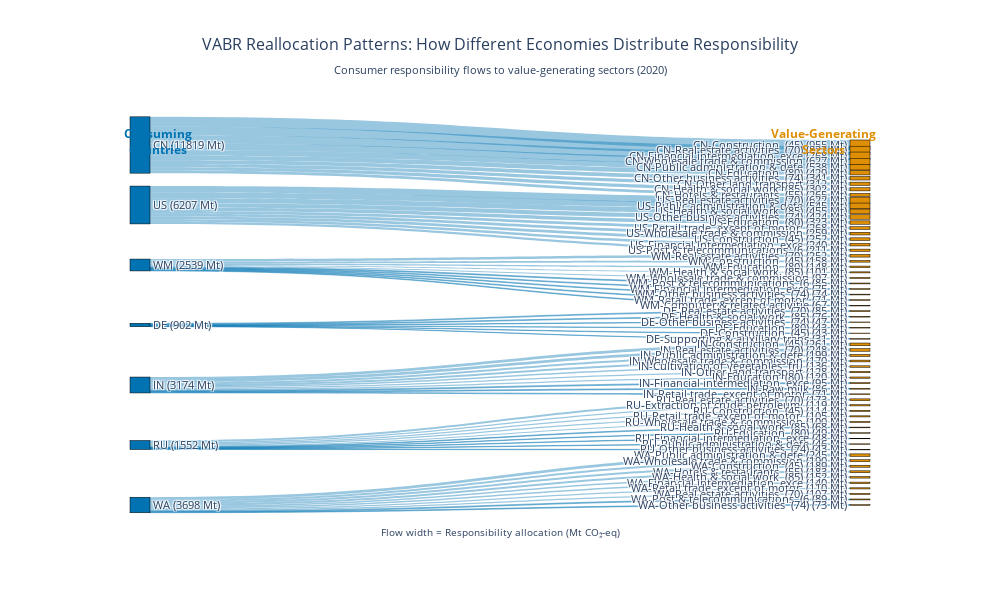

Source (notebook cell):
### Code cell
fig = create_vabr_methodology_sankey(flows_df)
fig.show()

### Figure 1 — Plotly figure (JSON) as saved in the notebook; plotly's stock layout.template omitted (floating-point values rounded to 4 significant figures)
{"data": [{"link": {"color": ["rgba(1,115,178,0.4)", "rgba(1,115,178,0.4)", "rgba(1,115,178,0.4)", "rgba(1,115,178,0.4)", "rgba(1,115,178,0.4)", "rgba(1,115,178,0.4)", "rgba(1,115,178,0.4)", "rgba(1,115,178,0.4)", "rgba(1,115,178,0.4)", "rgba(1,115,178,0.4)", "rgba(1,115,178,0.4)", "rgba(1,115,178,0.4)", "rgba(1,115,178,0.4)", "rgba(1,115,178,0.4)", "rgba(1,115,178,0.4)", "rgba(1,115,178,0.4)", "rgba(1,115,178,0.4)", "rgba(1,115,178,0.4)", "rgba(1,115,178,0.4)", "rgba(1,115,178,0.4)", "rgba(1,115,178,0.4)", "rgba(1,115,178,0.4)", "rgba(1,115,178,0.4)", "rgba(1,115,178,0.4)", "rgba(1,115,178,0.4)", "rgba(1,115,178,0.4)", "rgba(1,115,178,0.4)", "rgba(1,115,178,0.4)", "rgba(1,115,178,0.4)", "rgba(1,115,178,0.4)", "rgba(1,115,178,0.4)", "rgba(1,115,178,0.4)", "rgba(1,115,178,0.4)", "rgba(1,115,178,0.4)", "rgba(1,115,178,0.4)", "rgba(1,115,178,0.4)", "rgba(1,115,178,0.4)", "rgba(1,115,178,0.4)", "rgba(1,115,178,0.4)", "rgba(1,115,178,0.4)", "rgba(1,115,178,0.4)", "rgba(1,115,178,0.4)", "rgba(1,115,178,0.4)", "rgba(1,115,178,0.4)", "rgba(1,115,178,0.4)", "rgba(1,115,178,0.4)", "rgba(1,115,178,0.4)", "rgba(1,115,178,0.4)", "rgba(1,115,178,0.4)", "rgba(1,115,178,0.4)", "rgba(1,115,178,0.4)", "rgba(1,115,178,0.4)", "rgba(1,115,178,0.4)", "rgba(1,115,178,0.4)", "rgba(1,115,178,0.4)", "rgba(1,115,178,0.4)", "rgba(1,115,178,0.4)", "rgba(1,115,178,0.4)", "rgba(1,115,178,0.4)", "rgba(1,115,178,0.4)", "rgba(1,115,178,0.4)", "rgba(1,115,178,0.4)", "rgba(1,115,178,0.4)", "rgba(1,115,178,0.4)", "rgba(1,115,178,0.4)", "rgba(1,115,178,0.4)"], "source": [0, 0, 0, 0, 0, 0, 0, 0, 0, 0, 1, 1, 1, 1, 1, 1, 1, 1, 1, 1, 2, 2, 2, 2, 2, 2, 2, 2, 2, 2, 3, 3, 3, 3, 3, 3, 4, 4, 4, 4, 4, 4, 4, 4, 4, 4, 5, 5, 5, 5, 5, 5, 5, 5, 5, 5, 6, 6, 6, 6, 6, 6, 6, 6, 6, 6], "target": [7, 8, 9, 10, 11, 12, 13, 14, 15, 16, 17, 18, 19, 20, 21, 22, 23, 24, 25, 26, 27, 28, 29, 30, 31, 32, 33, 34, 35, 36, 37, 38, 39, 40, 41, 42, 43, 44, 45, 46, 47, 48, 49, 50, 51, 52, 53, 54, 55, 56, 57, 58, 59, 60, 61, 62, 63, 64, 65, 66, 67, 68, 69, 70, 71, 72], "value": [955.1, 823.3, 767.7, 626.9, 537.5, 428.9, 341.3, 312.2, 301.7, 265.2, 622.5, 545.1, 455.3, 424.1, 323.1, 268.3, 258.5, 251.9, 240.0, 210.8, 252.1, 158.0, 148.1, 101.1, 96.9, 84.84, 74.77, 74.13, 71.14, 66.98, 85.39, 75.91, 47.09, 43.09, 42.59, 31.27, 260.5, 248.4, 198.6, 170.1, 136.1, 128.4, 120.4, 95.06, 85.94, 70.58, 172.5, 118.8, 113.5, 105.2, 100.0, 67.9, 48.54, 47.53, 46.2, 43.4, 244.6, 190.3, 189.1, 183.3, 151.7, 140.3, 110.0, 106.6, 88.72, 72.68]}, "node": {"color": ["#0173B2", "#0173B2", "#0173B2", "#0173B2", "#0173B2", "#0173B2", "#0173B2", "#DE8F05", "#DE8F05", "#DE8F05", "#DE8F05", "#DE8F05", "#DE8F05", "#DE8F05", "#DE8F05", "#DE8F05", "#DE8F05", "#DE8F05", "#DE8F05", "#DE8F05", "#DE8F05", "#DE8F05", "#DE8F05", "#DE8F05", "#DE8F05", "#DE8F05", "#DE8F05", "#DE8F05", "#DE8F05", "#DE8F05", "#DE8F05", "#DE8F05", "#DE8F05", "#DE8F05", "#DE8F05", "#DE8F05", "#DE8F05", "#DE8F05", "#DE8F05", "#DE8F05", "#DE8F05", "#DE8F05", "#DE8F05", "#DE8F05", "#DE8F05", "#DE8F05", "#DE8F05", "#DE8F05", "#DE8F05", "#DE8F05", "#DE8F05", "#DE8F05", "#DE8F05", "#DE8F05", "#DE8F05", "#DE8F05", "#DE8F05", "#DE8F05", "#DE8F05", "#DE8F05", "#DE8F05", "#DE8F05", "#DE8F05", "#DE8F05", "#DE8F05", "#DE8F05", "#DE8F05", "#DE8F05", "#DE8F05", "#DE8F05", "#DE8F05", "#DE8F05", "#DE8F05"], "label": ["CN\n(11819 Mt)", "US\n(6207 Mt)", "WM\n(2539 Mt)", "DE\n(902 Mt)", "IN\n(3174 Mt)", "RU\n(1552 Mt)", "WA\n(3698 Mt)", "CN-Construction \n(45)\n(955 Mt)", "CN-Real estate activities \n(70)\n(823 Mt)", "CN-Financial intermediation, exce\n(768 Mt)", "CN-Wholesale trade\n& commission\n(627 Mt)", "CN-Public administration\n& defe\n(538 Mt)", "CN-Education \n(80)\n(429 Mt)", "CN-Other business activities \n(74)\n(341 Mt)", "CN-Other land transport\n(312 Mt)", "CN-Health\n& social work \n(85)\n(302 Mt)", "CN-Hotels\n& restaurants \n(55)\n(265 Mt)", "US-Real estate activities \n(70)\n(622 Mt)", "US-Public administration\n& defe\n(545 Mt)", "US-Health\n& social work \n(85)\n(455 Mt)", "US-Other business activities \n(74)\n(424 Mt)", "US-Education \n(80)\n(323 Mt)", "US-Retail trade, except of motor \n(268 Mt)", "US-Wholesale trade\n& commission\n(259 Mt)", "US-Construction \n(45)\n(252 Mt)", "US-Financial intermediation, exce\n(240 Mt)", "US-Post\n& telecommunications \n(6\n(211 Mt)", "WM-Real estate activities \n(70)\n(252 Mt)", "WM-Construction \n(45)\n(158 Mt)", "WM-Education \n(80)\n(148 Mt)", "WM-Health\n& social work \n(85)\n(101 Mt)", "WM-Wholesale trade\n& commission\n(97 Mt)", "WM-Post\n& telecommunications \n(6\n(85 Mt)", "WM-Financial intermediation, exce\n(75 Mt)", "WM-Other business activities \n(74)\n(74 Mt)", "WM-Retail trade, except of motor \n(71 Mt)", "WM-Computer\n& related activitie\n(67 Mt)", "DE-Real estate activities \n(70)\n(85 Mt)", "DE-Health\n& social work \n(85)\n(76 Mt)", "DE-Other business activities \n(74)\n(47 Mt)", "DE-Education \n(80)\n(43 Mt)", "DE-Construction \n(45)\n(43 Mt)", "DE-Supporting\n& auxiliary trans\n(31 Mt)", "IN-Construction \n(45)\n(261 Mt)", "IN-Real estate activities \n(70)\n(248 Mt)", "IN-Public administration\n& defe\n(199 Mt)", "IN-Wholesale trade\n& commission\n(170 Mt)", "IN-Cultivation of vegetables, fru\n(136 Mt)", "IN-Other land transport\n(128 Mt)", "IN-Education \n(80)\n(120 Mt)", "IN-Financial intermediation, exce\n(95 Mt)", "IN-Raw milk\n(86 Mt)", "IN-Retail trade, except of motor \n(71 Mt)", "RU-Real estate activities \n(70)\n(173 Mt)", "RU-Extraction of crude petroleum \n(119 Mt)", "RU-Construction \n(45)\n(114 Mt)", "RU-Retail trade, except of motor \n(105 Mt)", "RU-Wholesale trade\n& commission\n(100 Mt)", "RU-Health\n& social work \n(85)\n(68 Mt)", "RU-Education \n(80)\n(49 Mt)", "RU-Financial intermediation, exce\n(48 Mt)", "RU-Public administration\n& defe\n(46 Mt)", "RU-Other business activities \n(74)\n(43 Mt)", "WA-Public administration\n& defe\n(245 Mt)", "WA-Wholesale trade\n& commission\n(190 Mt)", "WA-Construction \n(45)\n(189 Mt)", "WA-Hotels\n& restaurants \n(55)\n(183 Mt)", "WA-Health\n& social work \n(85)\n(152 Mt)", "WA-Financial intermediation, exce\n(140 Mt)", "WA-Retail trade, except of motor \n(110 Mt)", "WA-Real estate activities \n(70)\n(107 Mt)", "WA-Post\n& telecommunications \n(6\n(89 Mt)", "WA-Other business activities \n(74)\n(73 Mt)"], "line": {"color": "black", "width": 0.5}, "pad": 15, "thickness": 20, "x": [0.1, 0.1, 0.1, 0.1, 0.1, 0.1, 0.1, 0.9, 0.9, 0.9, 0.9, 0.9, 0.9, 0.9, 0.9, 0.9, 0.9, 0.9, 0.9, 0.9, 0.9, 0.9, 0.9, 0.9, 0.9, 0.9, 0.9, 0.9, 0.9, 0.9, 0.9, 0.9, 0.9, 0.9, 0.9, 0.9, 0.9, 0.9, 0.9, 0.9, 0.9, 0.9, 0.9, 0.9, 0.9, 0.9, 0.9, 0.9, 0.9, 0.9, 0.9, 0.9, 0.9, 0.9, 0.9, 0.9, 0.9, 0.9, 0.9, 0.9, 0.9, 0.9, 0.9, 0.9, 0.9, 0.9, 0.9, 0.9, 0.9, 0.9, 0.9, 0.9, 0.9], "y": [0.1, 0.2333, 0.3667, 0.5, 0.6333, 0.7667, 0.9, 0.1, 0.1123, 0.1246, 0.1369, 0.1492, 0.1615, 0.1738, 0.1862, 0.1985, 0.2108, 0.2231, 0.2354, 0.2477, 0.26, 0.2723, 0.2846, 0.2969, 0.3092, 0.3215, 0.3338, 0.3462, 0.3585, 0.3708, 0.3831, 0.3954, 0.4077, 0.42, 0.4323, 0.4446, 0.4569, 0.4692, 0.4815, 0.4938, 0.5062, 0.5185, 0.5308, 0.5431, 0.5554, 0.5677, 0.58, 0.5923, 0.6046, 0.6169, 0.6292, 0.6415, 0.6538, 0.6662, 0.6785, 0.6908, 0.7031, 0.7154, 0.7277, 0.74, 0.7523, 0.7646, 0.7769, 0.7892, 0.8015, 0.8138, 0.8262, 0.8385, 0.8508, 0.8631, 0.8754, 0.8877, 0.9]}, "type": "sankey"}], "layout": {"annotations": [{"align": "center", "font": {"color": "#0173B2", "size": 12}, "showarrow": false, "text": "<b>Consuming<br>Countries</b>", "x": 0.08, "xref": "paper", "y": 0.95, "yref": "paper"}, {"align": "center", "font": {"color": "#DE8F05", "size": 12}, "showarrow": false, "text": "<b>Value-Generating<br>Sectors</b>", "x": 0.92, "xref": "paper", "y": 0.95, "yref": "paper"}, {"align": "center", "font": {"size": 10}, "showarrow": false, "text": "Flow width = Responsibility allocation (Mt CO₂-eq)", "x": 0.5, "xref": "paper", "y": 0.02, "yref": "paper"}], "font": {"size": 11}, "height": 600, "margin": {"b": 50, "l": 50, "r": 50, "t": 100}, "title": {"font": {"size": 16}, "text": "VABR Reallocation Patterns: How Different Economies Distribute Responsibility<br><sub>Consumer responsibility flows to value-generating sectors (2020)</sub>", "x": 0.5}, "width": 1000}}
